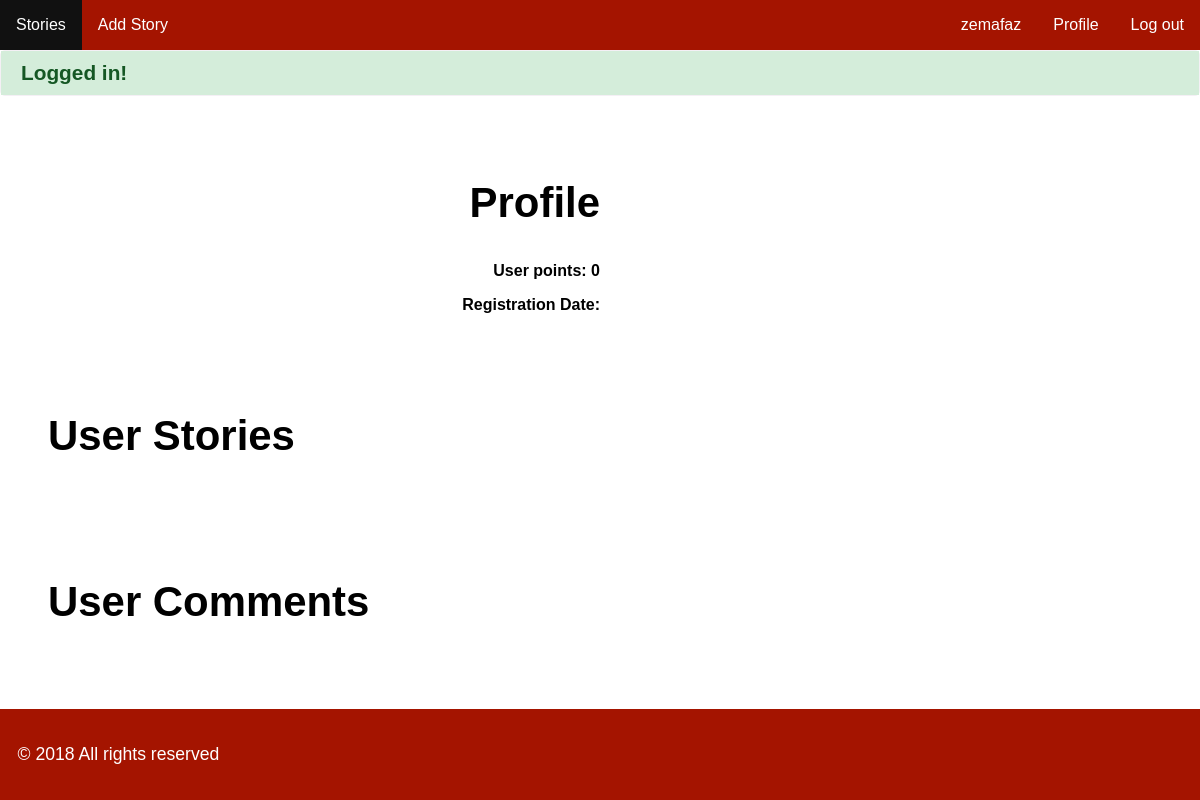
Before: /pages/profile.php?profile=david (signed in) with the older database file.
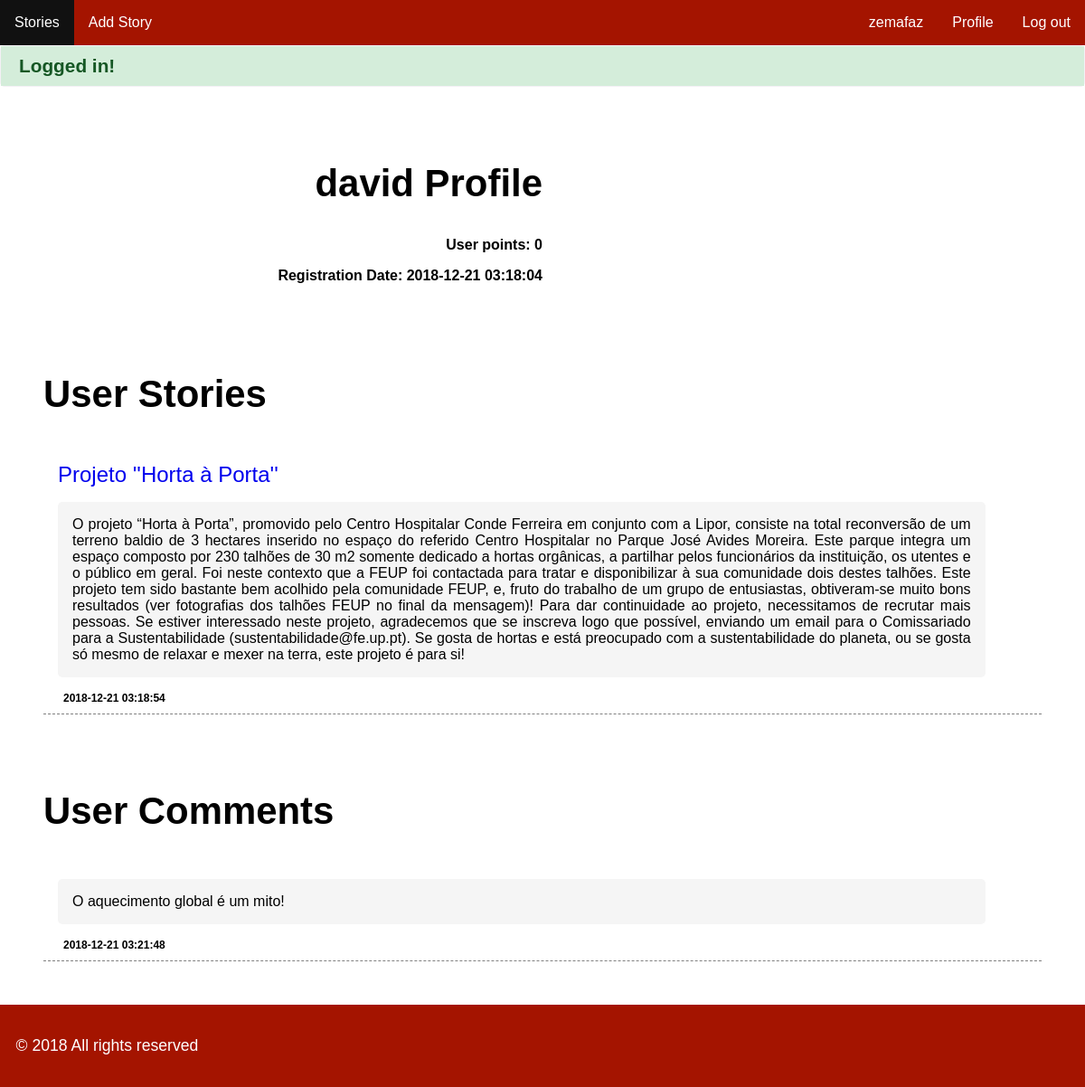
After: the same page with the newer database file.
### tables this page shows
CREATE TABLE user (
  id INTEGER PRIMARY KEY AUTOINCREMENT NOT NULL,
  username VARCHAR UNIQUE NOT NULL,
  register_date DATETIME NOT NULL,  
  password VARCHAR NOT NULL
);

CREATE TABLE story (    
    id INTEGER PRIMARY KEY AUTOINCREMENT NOT NULL,
    channel_id INTEGER,
    user_id INTEGER,
    title VARCHAR NOT NULL,
    description VARCHAR NOT NULL,
    date DATETIME NOT NULL,
    karma INTEGER,
        FOREIGN KEY (channel_id) REFERENCES channel(id),
        FOREIGN KEY (user_id) REFERENCES user(id)
);

CREATE TABLE comment (    
    id INTEGER PRIMARY KEY AUTOINCREMENT NOT NULL,
    story_id INTEGER,
    user_id INTEGER,
    description VARCHAR NOT NULL,
    date DATETIME NOT NULL,
    karma INTEGER,
    father INTEGER,
        FOREIGN KEY (story_id) REFERENCES story(id),
        FOREIGN KEY (user_id) REFERENCES user(id)
);

### database/profile.php (called while the page is built)
<?php
function getUserInfo($user){
    global $conn;
    $stmt = $conn->prepare('SELECT * FROM user WHERE `username`=?');
    $stmt->execute(array($user));
    return $stmt->fetch();
}
function getUserStories($username){
    global $conn;
    $stmt = $conn->prepare('SELECT * FROM story WHERE `user_id`= (SELECT id FROM user WHERE username=?)');
    $stmt->execute(array($username));
    return $stmt->fetchAll();
}
function getUserComments($username)
{
  global $conn;
  $stmt = $conn->prepare('SELECT * FROM comment WHERE `user_id` = (SELECT id from user where username=?)');
  $stmt->execute(array($username));
  return $stmt->fetchAll();
}
function getVotesStory($username)
{
  global $conn;
  $stmt = $conn->prepare('SELECT SUM(up_down) AS karma FROM voteStory WHERE `user_id` = (SELECT id from user where username=?)');
  $stmt->execute(array($username));
  $result = $stmt->fetch();
  return $result['karma'];
}
function getVotesComment($username)
{
  global $conn;
  $stmt = $conn->prepare('SELECT SUM(up_down) AS karma FROM voteComment WHERE `user_id` = (SELECT id from user where username=?)');
  $stmt->execute(array($username));
  $result = $stmt->fetch();
  return $result['karma'];
}
?>

### templates/profile_template.php (the view, shortened to what this page needs)
<section id="core" class="profile-core">
    <section class="profile-info">
            <h2><?php echo $user_info['username']; ?> Profile</h2>
            <div class="register-date">User points:  <?php echo $karma; ?>  </div>
            <div class="register-date"> Registration Date: <?php echo $user_info['register_date']; ?>  </div>
    </section>
</section>
<section id="profile-stories" >
    <h2>User Stories</h2>
        <?php foreach ($stories as $key => $story) { ?>
            <div id = 'listStory' class="story">
				<div class = 'listStory-title'>
					<a href="../pages/story.php?id=<?php echo $story['id']; ?>">
						<?php echo $story['title']; ?>
					</a>
				</div>
				<div class="listStory-description">
					<?php echo $story['description']; ?>
                </div>
                <div class = 'listStory-footer'>
                    <span class="date">
                        <?php echo $story['date']; ?>
                    </span>
				</div>
			</div>
            <?php } ?>
    </section>
 <section id="profile-comments" >
    <h2>User Comments</h2>
    <?php foreach ($comments as $key => $comment) { ?>
        <div id = 'listStory' class="story">
            <div class="listStory-description">
                <?php echo $comment['description']; ?>
            </div>
            <div class = 'listStory-footer'>
                <span class="date">
                    <?php echo $comment['date']; ?>
                </span>
            </div>
        </div>
    <?php } ?>
</section>

### templates/header.php (shortened to what this page needs)
<!DOCTYPE html>
<html lang="en">
    <head>
		    <link rel="stylesheet" href="../css/allpages.css">
        <link rel="stylesheet" href="../css/main.css">
        <link rel="stylesheet" href="../css/header.css">
    </head>
<body>
  <nav id="navbar">
      <ul>
          <li>
              <a class='stories' href="../pages/stories.php">Stories</a>
          </li>
          <?php if(!isset($_SESSION['username'])) { ?>
            <li style="float:right">
              <a class='register' href="../pages/register.php">Sign up</a>
            </li>
            <li style="float:right">
              <a class='log-in' href="../pages/login.php">Log in</a>
            </li>
          <?php } else { ?>
            <li >
              <a class='profile-in' href="../pages/add_story.php">Add Story</a>
            </li>
            <li style="float:right">
              <a class='log-out' href="../actions/action_logout.php">Log out</a>
            </li>
            <li style="float:right">
              <a class='profile-in' href="../pages/profile.php?profile=<?php echo $_SESSION['username']; ?>">Profile</a>
            </li>
            <li style="float:right">
              <a class='username'>
                <?php
                  echo $_SESSION['username'];
                ?>
              </a>
            </li>
          <?php } ?>
      </ul>
  </nav>
<?php if (isset($_SESSION['messages'])) {?>
  <section id="messages">
    <?php foreach($_SESSION['messages'] as $message) { ?>
        <div class="<?=$message['type']?>"><?=$message['content']?><br></div>
    <?php } ?>
  </section>
<?php unset($_SESSION['messages']); } ?>

Changed rows visible on the page:
now on this page (row edited): user: username "david", register_date "2018-12-21 03:18:04"
now on this page (row edited): story: title "Projeto ''Horta à Porta''", description "O projeto “Horta à Porta”, promovido pelo Centro Hospitalar Conde Ferreira em conjunto com a Lipor, consiste na total reconversão de um terreno baldio de 3 hectares inserido no espaço do referido Centro Hospitalar no Parque José Avides Moreira. Este parque integra um espaço composto por 230 talhões de 30 m2 somente dedicado a hortas orgânicas, a partilhar pelos funcionários da instituição, os utentes e o público em geral. Foi neste contexto que a FEUP foi contactada para tratar e disponibilizar à sua comunidade dois destes talhões. Este projeto tem sido bastante bem acolhido pela comunidade FEUP, e, fruto do trabalho de um grupo de entusiastas, obtiveram-se muito bons resultados (ver…", date "2018-12-21 03:18:54"
now on this page (row edited): comment: description "O aquecimento global é um mito!", date "2018-12-21 03:21:48"
